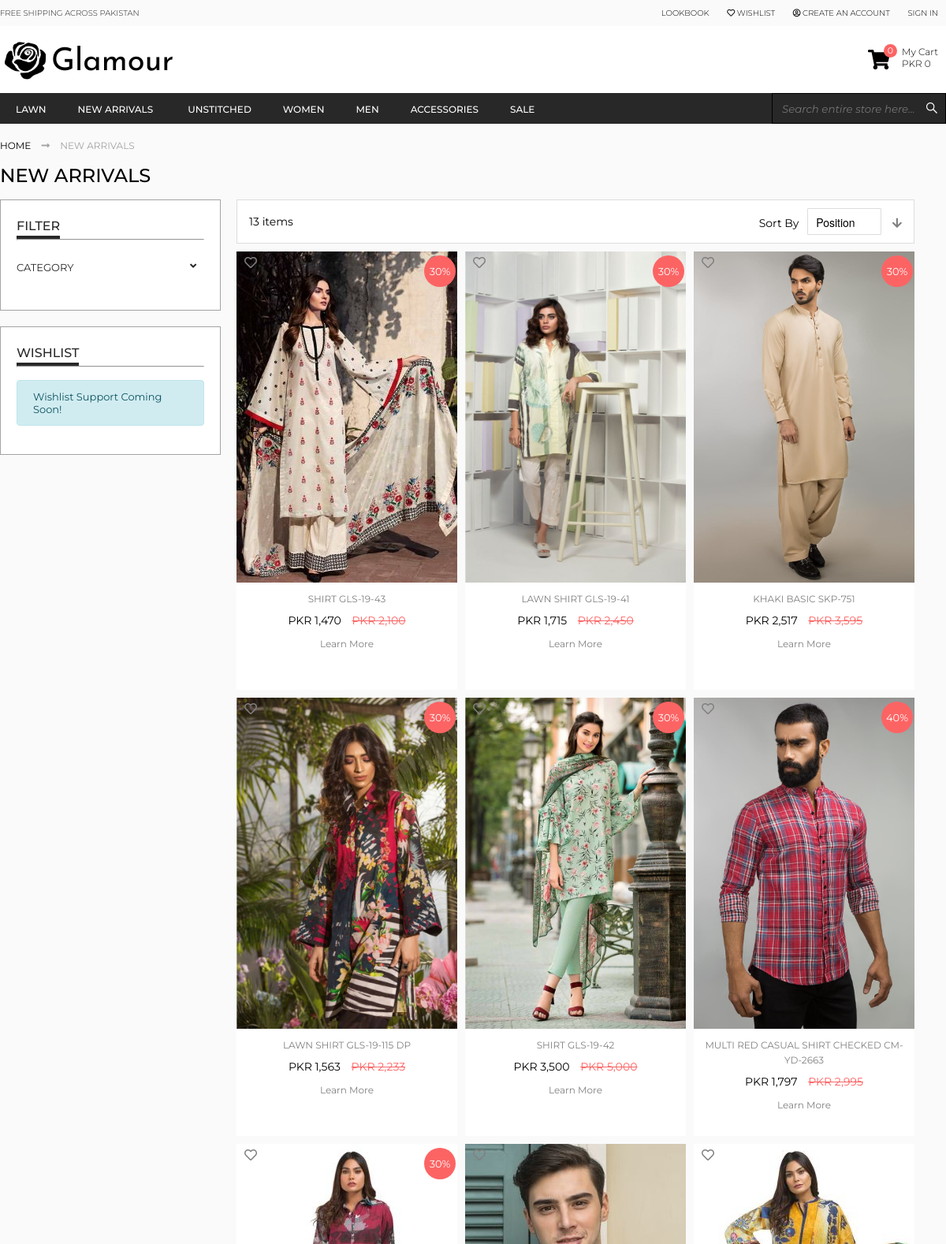
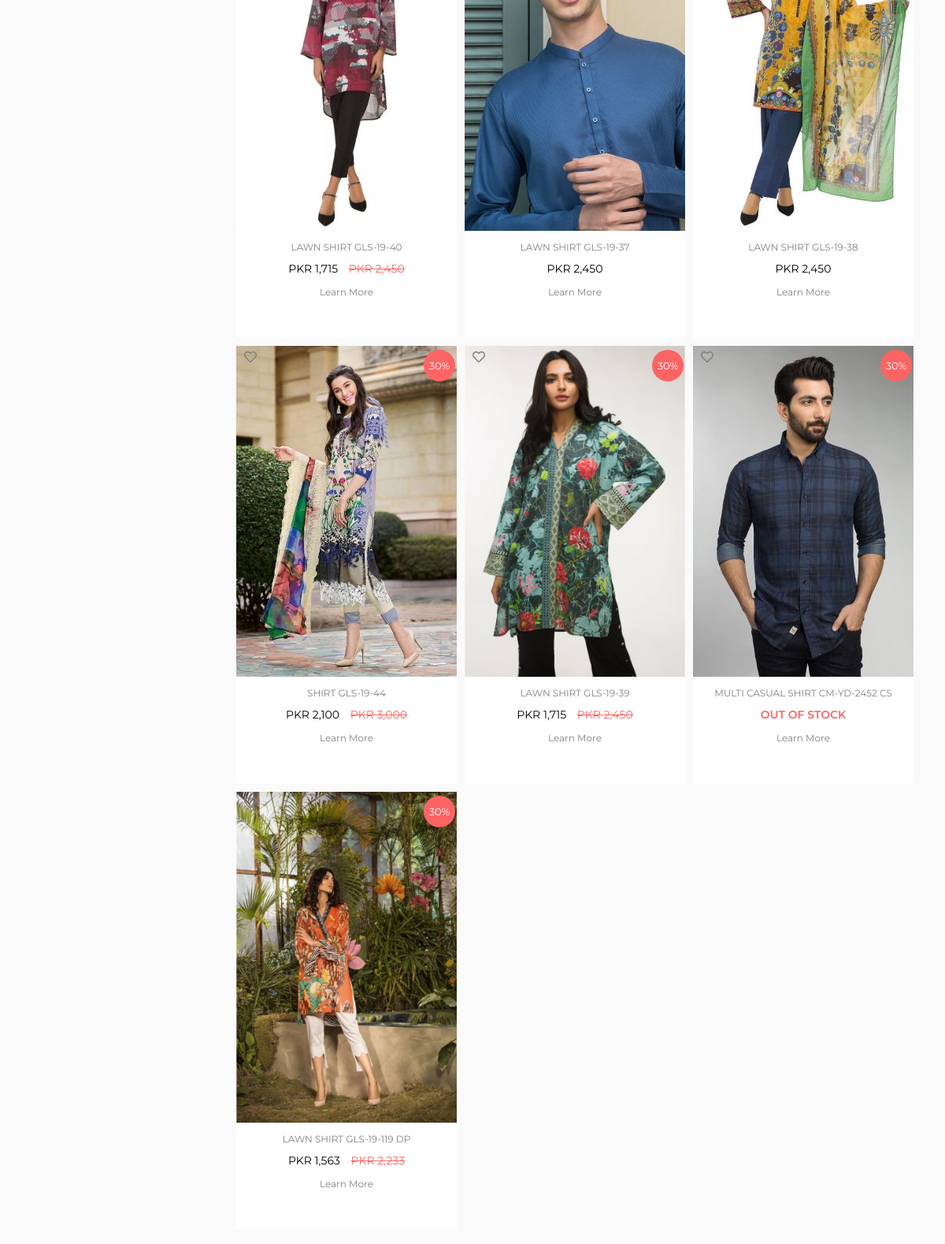
The page /products/menu/3 (upper part) on the database its author committed (2 pictures, top to bottom).
### tables this page shows
CREATE TABLE `store` (
  `id` int(11) NOT NULL,
  `name` varchar(255) NOT NULL,
  `email_id` varchar(255) NOT NULL,
  `logo` varchar(255) NOT NULL,
  `facebook_link` varchar(255) NOT NULL,
  `instagram_link` varchar(255) NOT NULL,
  `twitter_link` varchar(255) NOT NULL,
  `youtube_link` varchar(255) NOT NULL,
  `google_plus_link` varchar(255) NOT NULL,
  `vimeo_link` varchar(255) NOT NULL
);

CREATE TABLE `menu_items` (
  `menu_item_id` int(11) NOT NULL,
  `menu_item_name` varchar(255) NOT NULL,
  `menu_item_order` int(11) NOT NULL,
  `featured` tinyint(1) NOT NULL DEFAULT 0
);

CREATE TABLE `products` (
  `product_id` int(11) NOT NULL,
  `product_name` varchar(255) NOT NULL,
  `top_menu_item_id` int(11) NOT NULL,
  `menu_item_id` int(11) NOT NULL,
  `sale_item` tinyint(1) NOT NULL DEFAULT 0,
  `discount_rate` float NOT NULL,
  `price` int(11) NOT NULL,
  `quantity` int(11) NOT NULL,
  `created_at` datetime NOT NULL DEFAULT current_timestamp(),
  `description` text NOT NULL,
  `SKU` varchar(255) NOT NULL,
  `product_type` varchar(255) NOT NULL,
  `views` int(11) NOT NULL DEFAULT 0,
  `visibility` tinyint(1) NOT NULL DEFAULT 1
);

### app/controllers/Products.php (called while the page is built, shortened)
<?php
class Products extends Controller
{
	public function menu($id)
	{
		$sort_by = 'views';
		$sort_order = 'desc';
		$productModel = $this->loadModel('Product');
		$data = $productModel->getProductsByMenuId($id, $sort_by, strtoupper($sort_order));
		$products = $data['products'];
		$count = $data['count'];
		$menuModel = $this->loadModel('Menu');
		$submenuItems = $menuModel->getSubmenuItemsByMenuId($id);
		$active_menuItem = $menuModel->getMenuItemById($id);
		$this->loadView('products/products', ['active' => 'products', 'products' => $products, 'products_count' => $count, 'active_menuItem' => $active_menuItem, 'active_submenuItem' => false, 'submenuItems' => $submenuItems]);
	}
}

### app/core/App.php (called while the page is built, shortened)
<?php
class App
{
    protected $currentMethod = 'index';
    public function __construct()
    {
        $url = App::getUrl();
        if (isset($url[0])) {
            if (file_exists('../app/controllers/' . ucwords($url[0]) . '.php')) {
                unset($url[0]);
            }
        }
        $this->currentController = new $this->currentController;
        if (isset($url[1])) {
            if (method_exists($this->currentController, $url[1])) {
                $this->currentMethod = $url[1];
                unset($url[1]);
            }
        }
        $this->params = $url ? array_values($url) : [];
        call_user_func_array([$this->currentController, $this->currentMethod], $this->params);
    }
    public static function getUrl()
    {
        if (isset($_GET['url'])) {
            $url = rtrim($_GET['url'], '/');
            $url = explode('/', $url);
            return $url;
        }
    }
}

### public/index.php (called while the page is built, shortened)
<?php
	$app = new App;

### app/core/Database.php (called while the page is built, shortened)
<?php
class Database
{
    private $host = DB_HOST;
    private $user = DB_USER;
    private $pass = DB_PASS;
    private $dbname = DB_NAME;
    private $dbh;
    private $stmt;
    public function __construct()
    {
        $dsn = 'mysql:host=' . $this->host . ';dbname=' . $this->dbname;
        $options = array(
            PDO::ATTR_PERSISTENT => true,
            PDO::ATTR_ERRMODE => PDO::ERRMODE_EXCEPTION,
            PDO::ATTR_DEFAULT_FETCH_MODE => PDO::FETCH_OBJ,
        );
        try {
            $this->dbh = new PDO($dsn, $this->user, $this->pass, $options);
        } catch (PDOException $e) {
            $this->error = $e->getMessage();
            echo $this->error;
        }
    }
    public function query($sql)
    {
        $this->stmt = $this->dbh->prepare($sql);
    }
    public function bind($param, $value, $type = null)
    {
        if (is_null($type)) {
            switch (true) {
                default:
                    $type = PDO::PARAM_STR;
            }
        }
        $this->stmt->bindValue($param, $value, $type);
    }
    public function execute()
    {
        return $this->stmt->execute();
    }
    public function fetchAll()
    {
        $this->execute();
        return $this->stmt->fetchAll();
    }
    public function fetchOne()
    {
        $this->execute();
        return $this->stmt->fetch();
    }
}

### app/helpers/functions.php (called while the page is built, shortened)
<?php
$db = new Database;
function loadMenu(){
	global $db;
	$db->query('SELECT * FROM menu_items ORDER BY menu_item_order ASC;');
	$results = $db->fetchAll();
	return $results;
}
function loadSubmenu($menu_item){
	global $db;
	$db->query("SELECT * FROM submenu_items WHERE menu_item_id = {$menu_item->menu_item_id} ORDER BY submenu_item_order ASC");
	$results = $db->fetchAll();
	return $results;
}
function loadStoreData(){
	global $db;
	$db->query("SELECT * FROM store");
	$results = $db->fetchOne();
	return $results;
}
function getCartItemsCount(){
	global $db;
	if(isset($_SESSION['user_id'])){
		$user_id = $_SESSION['user_id'];
		$db->query("SELECT COUNT(*) AS count FROM cart_items AS ci, cart AS c WHERE ci.cart_id = c.cart_id AND c.customer_id = {$user_id}");
		$results = $db->fetchOne();
		return $results->count;
	}else{
		return 0;
	}
}
function getCartItemsTotal(){
	global $db;
	if(isset($_SESSION['user_id'])){
		$user_id = $_SESSION['user_id'];
		$db->query("SELECT SUM(ci.total_price) AS sum FROM cart_items AS ci, cart AS c WHERE ci.cart_id = c.cart_id AND c.customer_id = {$user_id}");
		$results = $db->fetchOne();
		return $results->sum;
	}else{
		return 0;
	}
}
?>

### app/models/Menu.php (called while the page is built, shortened)
<?php
class Menu
{
    private $db;
    public function __construct()
    {
        $this->db = new Database;
    }
    public function getSubmenuItemsByMenuId($id)
    {
        $this->db->query("SELECT * FROM submenu_items WHERE menu_item_id = $id");
        $results = $this->db->fetchAll();
        return $results;
    }
    public function getMenuItemById($id)
    {
        $this->db->query("SELECT * FROM menu_items AS m, menu_images AS mi WHERE m.menu_item_id = $id AND mi.menu_item_id = m.menu_item_id");
        $results = $this->db->fetchOne();
        return $results;
    }
}

### app/models/Product.php (called while the page is built, shortened)
<?php
class Product
{
	private $db;
	public function __construct()
	{
		$this->db = new Database;
	}
	public function getProductsByMenuId($menu_id, $sort_by, $sort_order)
	{
		$this->db->query("SELECT *, (price * ((100-discount_rate)/100)) AS discounted_price FROM products WHERE visibility = true AND menu_item_id IN(SELECT submenu_item_id FROM submenu_items WHERE menu_item_id = :menu_id) ORDER BY {$sort_by} {$sort_order}");
		$this->db->bind(':menu_id', $menu_id);
		$products = $this->db->fetchAll();
		$array['products'] = $products;
		$this->db->query("SELECT COUNT(*) AS count FROM products WHERE visibility = true AND menu_item_id IN(SELECT submenu_item_id FROM submenu_items WHERE menu_item_id = :menu_id)");
		$this->db->bind(':menu_id', $menu_id);
		$count = $this->db->fetchOne()->count;
		$array['count'] = $count;
		return $array;
	}
}

### app/views/products/products.php (the view, shortened to what this page needs)
<?php require APPROOT . '/views/inc/header.php';?>
<section>
	<div class="container">
		<div class="breadcrumb uppercase">
			<span><a href="<?php getLink(''); ?>">Home</a></span>
			<i class="fas fa-long-arrow-alt-right"></i>
			<span><a href="#"><?php echo $data['active_menuItem']->menu_item_name; ?></a></span>
		</div>
		<main>
			<?php if($data['active_submenuItem']){?>
			<h2 class="uppercase py-3"><?php echo $data['active_submenuItem']->submenu_item_name; ?></h2>
			<?php }else{ ?>
			<h2 class="uppercase py-3"><?php echo $data['active_menuItem']->menu_item_name; ?></h2>
			<?php } ?>
			<section id="product-area">
				<div class="sidebar">
					<?php if(count($data['submenuItems'])){ ?>
					<div class="well">
						<h4 class="uppercase">Filter</h4>
						<hr>
						<ul class="root">
							<li>
								<span class="uppercase" onclick="toggleList(event)">Category <i class="fas fa-angle-down" style="position:absolute; right: 10px;"></i></span>
							</li>
						</ul>
					</div>
					<?php } ?>
					<div class="well">
						<h4 class="uppercase">Wishlist</h4>
						<hr>
						<div class="alert alert-info">
							Wishlist Support Coming Soon!
						</div>
					</div>
				</div>
				<div class="products">
					<div class="sort-options">
						<span class="left"><?php echo $data['products_count'] == 1 ? $data['products_count'] . ' item' : $data['products_count'] . ' items' ; ?> </span>
						<span class="right" style="position:relative;">
							<label for="sorting-options">Sort By </label>
							<select id="sorting-options">
								<option value="<?php echo sortbyurl('position');?>" <?php echo !isset($_GET['sortby']) || $_GET['sortby'] == 'position'?'selected' : ''; ?>>Position</option>
							</select>
							<?php if((isset($_GET['sortorder']) && $_GET['sortorder'] == 'desc') || !isset($_GET['sortorder'])){ ?>
							<a href="<?php echo sortorderurl('asc'); ?>">
								<i class="fas fa-arrow-down"></i>
							</a>
							<?php } ?>
						</span>
					</div>
					<?php
					if($data['products']){
						$db = new Database();
						foreach($data['products'] as $product){
							$db->query("SELECT image_uri FROM product_images WHERE product_images.product_id = {$product->product_id}");
							$image = $db->fetchAll()[0]->image_uri;
					?>
					<div class="product">
						<a href="<?php getLink("products/product/{$product->product_id}"); ?>" class="product-thumbnail">
							<img src="<?php getLink('img/' . $image); ?>" alt="">
							<?php if($product->sale_item){ ?>
							<span class="right discount-sticker"><?php echo $product->discount_rate . '%'; ?></span>
							<?php } ?>
							<span class="left"><i class="far fa-heart"></i></span>
						</a>
						<div class="price">
							<a class="uppercase" href="<?php getLink("products/product/{$product->product_id}"); ?>"><?php echo $product->product_name; ?></a>
							<div class="uppercase">
								<?php
								if($product->quantity > 0){
							?>
								<?php if($product->sale_item){
							?>
								PKR <?php echo number_format($product->discounted_price); ?>
								<strike>PKR <?php echo number_format($product->price); ?></strike><?php
						}else{
							?>
								PKR <?php echo number_format($product->price); ?>
								<?php
						} ?>
								<?php }else{
									?>
								<span class="text-red">OUT OF STOCK</span>
								<?php
								} ?>
							</div>
							<a href="<?php getLink("products/product/{$product->product_id}"); ?>">Learn More</a>
						</div>
					</div>
					<?php
					}
}else{ ?>
					<h1 style="font-weight:bold; font-size:40px; text-align:center; margin:auto; grid-column:1/4;" class="p-5">Products Coming Soon</h1>
					<?php } ?>
				</div>
			</section>
		</main>
	</div>
</section>
<?php require APPROOT . '/views/inc/footer.php';?>

### app/views/inc/header.php (shortened to what this page needs)
<?php $store_data = loadStoreData(); ?>
<!DOCTYPE html>
<html lang="en">
<head>
    <link rel="stylesheet" href="<?php getLink('css/all.min.css') ?>">
    <link rel="stylesheet" href="<?php getLink('css/global.css'); ?>">
    <link rel="stylesheet" href="<?php getLink('css/helper-classes.css'); ?>">
    <link rel="stylesheet" href="<?php getLink('css/header.css'); ?>">
    <link rel="stylesheet" href="<?php getLink('css/footer.css'); ?>">
    <?php
	if ($data['active'] == 'products') {
		?>
    <link rel="stylesheet" href="<?php getLink('css/products.css'); ?>">
    <?php
}
?>
</head>
<body>
    <header>
        <div class="top-panel">
            <div class="container">
                <ul class="left inline-list uppercase">
                    <li>
                        Free Shipping Across Pakistan
                    </li>
                </ul>
                <ul class="right inline-list uppercase">
                    <li>
                        <a href="<?php getLink('pages/lookbook'); ?>">Lookbook</a>
                    </li>
                    <li>
                        <a href="#"><i class="far fa-heart"></i> Wishlist</a>
                    </li>
                    <?php if (!isset($_SESSION['user_id'])) { ?>
                    <li>
                        <a href="<?php getLink('users/signup'); ?>"><i class="far fa-user-circle"></i> Create an
                            account</a>
                    </li>
                    <?php } ?>
                    <li>
                        <?php if (isset($_SESSION['user_id'])) { ?>
                        <a href="<?php getLink('users/logout'); ?>">Sign Out</a>
                        <?php } else { ?>
                        <a href="<?php getLink('users/signin'); ?>">Sign In</a>
                        <?php } ?>
                    </li>
                </ul>
            </div>
        </div>
        <div id="branding">
            <div class="container">
                <a href="<?php echo URLROOT; ?>" id="logo">
                    <img src="<?php getLink('img/' . $store_data->logo); ?>" alt="logo">
                    <h1>
                        <?php echo $store_data->name; ?>
                    </h1>
                </a>
                <a id="my-cart" href="<?php getLink('users/cart') ?>">
                    <div class="left">
                        <i class="fas fa-shopping-cart"></i>
                        <div id="cart-items-quantity"><?php echo getCartItemsCount(); ?></div>
                    </div>
                    <div class="right">
                        <div class="top">
                            My Cart
                        </div>
                        <div class="bottom">
                            PKR <?php echo number_format(getCartItemsTotal()); ?>
                        </div>
                    </div>
                </a>
            </div>
        </div>
        <nav>
            <div class="container">
                <ul class="inline-list uppercase left">
                    <?php $menu_items = loadMenu();
					foreach ($menu_items as $menu_item) {
						?>
                    <li>
                        <a
                            href="<?php getLink('products/menu/' . $menu_item->menu_item_id); ?>"><?php echo $menu_item->menu_item_name; ?></a>
                        <?php
							$submenuItems = loadSubmenu($menu_item);
							if (count($submenuItems) > 0) {
								?>
                    </li>
                    <?php
					}
				}
				?>
                </ul>
                <div class="right search">
                    <input type="text" id="search" placeholder="Search entire store here..." autocomplete="off">
                    <label for="search"><i class="fab fa-sistrix"></i></label>
                </div>
            </div>
        </nav>
    </header>

### rows shown on the page
store: name "Glamour"
menu_items: menu_item_name "LAWN"
menu_items: menu_item_name "NEW ARRIVALS"
menu_items: menu_item_name "UNSTITCHED"
menu_items: menu_item_name "WOMEN"
menu_items: menu_item_name "MEN"
menu_items: menu_item_name "ACCESSORIES"
menu_items: menu_item_name "SALE"
products: shows a picture, discount_rate "30", product_name "SHIRT GLS-19-43", discounted_price "1,470", price "2,100"
products: shows a picture, discount_rate "30", product_name "LAWN SHIRT GLS-19-41", discounted_price "1,715", price "2,450"
products: shows a picture, discount_rate "30", product_name "KHAKI BASIC SKP-751", discounted_price "2,517", price "3,595"
products: shows a picture, discount_rate "30", product_name "LAWN SHIRT GLS-19-115 DP", discounted_price "1,563", price "2,233"
products: shows a picture, discount_rate "30", product_name "SHIRT GLS-19-42", discounted_price "3,500", price "5,000"
products: shows a picture, discount_rate "40", product_name "MULTI RED CASUAL SHIRT CHECKED CM-YD-2663", discounted_price "1,797", price "2,995"
products: shows a picture, discount_rate "30", product_name "LAWN SHIRT GLS-19-40", discounted_price "1,715", price "2,450"
products: shows a picture, product_name "LAWN SHIRT GLS-19-37", price "2,450"
products: shows a picture, product_name "LAWN SHIRT GLS-19-38", price "2,450"
products: shows a picture, discount_rate "30", product_name "SHIRT GLS-19-44", discounted_price "2,100", price "3,000"
products: shows a picture, discount_rate "30", product_name "LAWN SHIRT GLS-19-39", discounted_price "1,715", price "2,450"
products: shows a picture, discount_rate "30", product_name "MULTI CASUAL SHIRT CM-YD-2452 CS", quantity "OUT OF STOCK"
products: shows a picture, discount_rate "30", product_name "LAWN SHIRT GLS-19-119 DP", discounted_price "1,563", price "2,233"

### other values the page prints
getCartItemsCount() "0"
getCartItemsTotal() "0"
$data['products_count'] "13"
